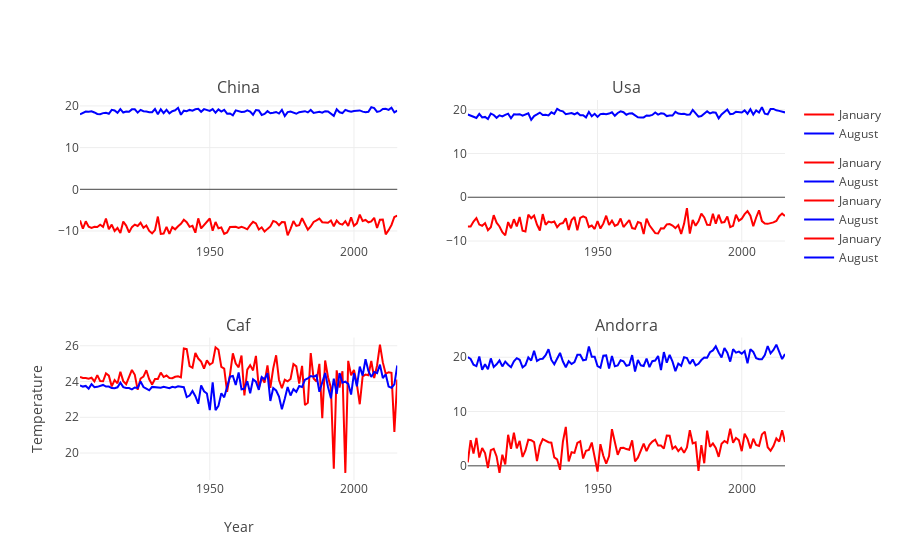

Source (notebook cell):
### Markdown cell above
The plot are created below. the coordinates are added for each month and country.

### Code cell
fig = tools.make_subplots(rows=2, cols=2, subplot_titles=(countries[0][0].upper()+countries[0][1:], countries[1][0].upper()+countries[1][1:],
                                                          countries[2][0].upper()+countries[2][1:], countries[3][0].upper()+countries[3][1:]))


fig.append_trace(data_trace[countries[0]][0], 1, 1)
fig.append_trace(data_trace[countries[0]][1], 1, 1)
fig.append_trace(data_trace[countries[1]][0], 1, 2)
fig.append_trace(data_trace[countries[1]][1], 1, 2)
fig.append_trace(data_trace[countries[2]][0], 2, 1)
fig.append_trace(data_trace[countries[2]][1], 2, 1)
fig.append_trace(data_trace[countries[3]][0], 2, 2)
fig.append_trace(data_trace[countries[3]][1], 2, 2)
layout=go.Layout(title="First Plot", xaxis={'title':'x1'}, yaxis={'title':'x2'})
fig.layout.xaxis3.update({'title':'Year'})
fig.layout.yaxis3.update({'title':'Temperature'})

plotly.offline.iplot(fig, filename='Temperature vs. time')
